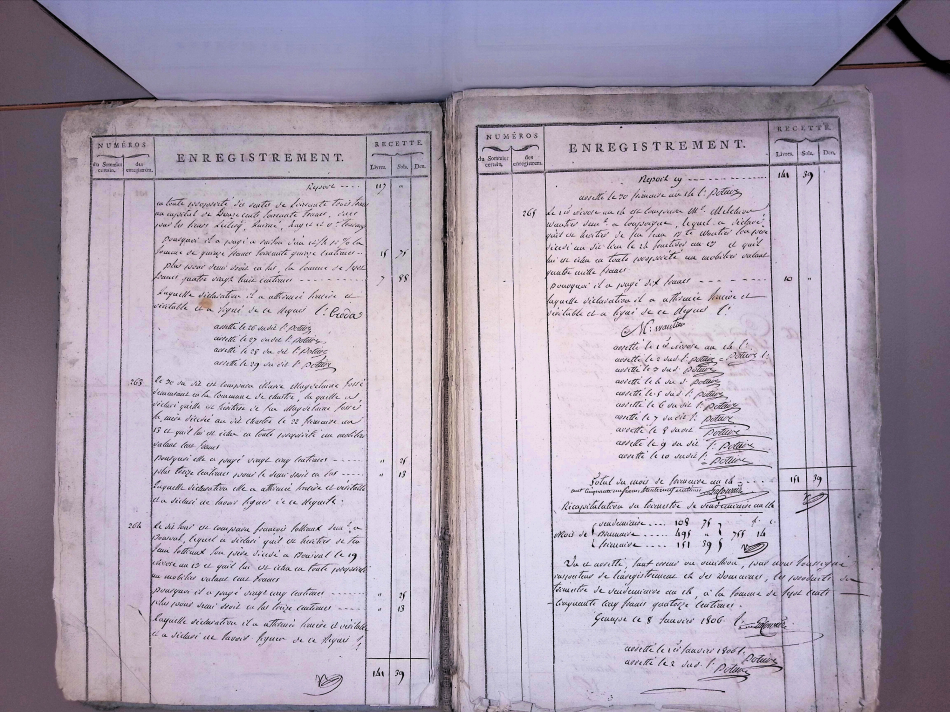
#> input picture data/trials/img_0.jpg, 5696 x 4272 px (shown at 1/6 size)
$ jupyter execute --allow-errors exploration.ipynb
#> lines starting #> are read from the running program, lines starting #| are printed output that depends on the picture; after the words box and inside, x2 and y2 are one past the last pixel; in counts of white or black regions, pixels touching at a corner belong together
#> further down, image is the input picture: shape (4272, 5696, 3); mean B, G, R 179.3, 161.4, 172.3
[cell 1]
import openai
import os
from PIL import Image
import cv2
import numpy as np
import pandas as pd
import matplotlib.pyplot as plt
path = os.path.dirname(os.getcwd()) # Parent directory

[cell 2]
api_key = "sk-proj-26nXuqhTwwYPeP1PJleOT3BlbkFJgDKsQLeG7EeHUvh6sm2A"

#> (a cell that did not finish here is left out)

# Preprocessing

I found that preprocessing enhances the performance -- including, grayscaling, cropping.
Also we can try few-shot learning with some data I found.

[cell 4]
def crop_image(image):
    gray = cv2.cvtColor(image, cv2.COLOR_BGR2GRAY)  # Convert the image to grayscale
    blurred = cv2.GaussianBlur(gray, (35, 35), 0)  # Apply Gaussian blur to the image to reduce noise

    alpha = 1.9  # Contrast control (1.0-3.0)
    beta = 20  # Brightness control (0-100)
    contrasted = cv2.convertScaleAbs(blurred, alpha=alpha, beta=beta)
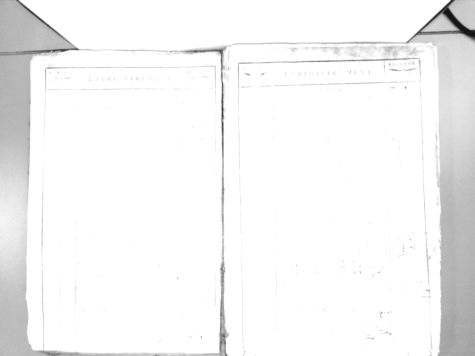
#> contrasted: shape (4272, 5696) (shown at 1/12 size); min 22, max 255, mean 244.2

    edges = cv2.Canny(contrasted, 29, 29)  # Use Canny edge detection to find edges in the image
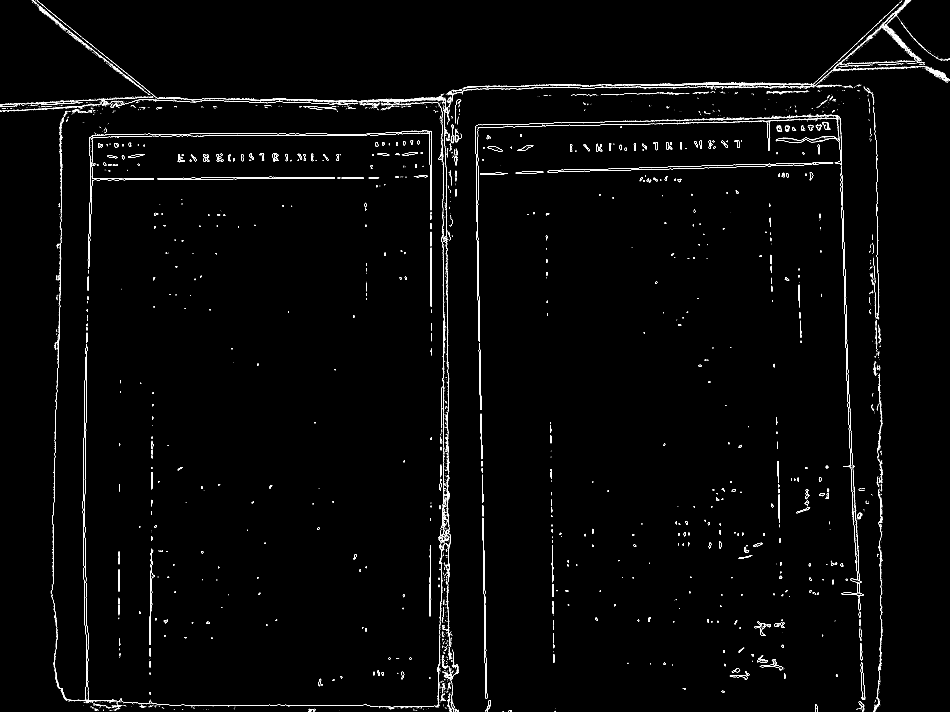
#> edges: shape (4272, 5696) (shown at 1/6 size); 0.64% white in thin lines or dots

    lines = cv2.HoughLinesP(edges, 1, np.pi/180, 500, minLineLength=2000, maxLineGap=500)  # Use Hough Line Transform to find lines in the image
#> lines = [[2851, 516, 2916, 4262], [2876, 2049, 2915, 4265], [2662, 4229, 2662, 563], [2661, 4230, 2661, 592], [501, 3349, 554, 299], [5069, 1877, 5190, 4195], [2660, 4232, 2660, 568], [2866, 1331, 2903, 3466], [2659, 4241, 2659, 563]]

    min_x, min_y = image.shape[1], image.shape[0]
    max_x, max_y = 0, 0

    try:
        for line in lines:
            x1, y1, x2, y2 = line[0]
            cv2.rectangle(image, (x1, y1), (x2, y2), (0, 255, 0), 2)

            # Update the smallest and largest x and y values
            min_x, min_y = min(min_x, x1, x2), min(min_y, y1, y2)
            max_x, max_y = max(max_x, x1, x2), max(max_y, y1, y2)
#> this loop made 9 passes
#> (x1, y1, x2, y2, min_x, min_y, max_x, max_y) on passes 1 to 8: (2851, 516, 2916, 4262, 2851, 516, 2916, 4262), (2876, 2049, 2915, 4265, 2851, 516, 2916, 4265), (2662, 4229, 2662, 563, 2662, 516, 2916, 4265), (2661, 4230, 2661, 592, 2661, 516, 2916, 4265), (501, 3349, 554, 299, 501, 299, 2916, 4265), (5069, 1877, 5190, 4195, 501, 299, 5190, 4265), (2660, 4232, 2660, 568, 501, 299, 5190, 4265), (2866, 1331, 2903, 3466, 501, 299, 5190, 4265)

        # Crop the image vertically and horizontally
        cropped = image[min_y:max_y, min_x:max_x]
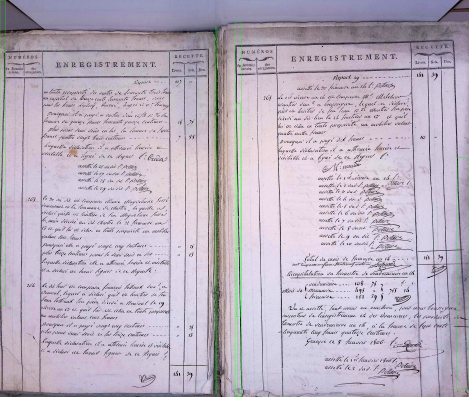
#> cropped: shape (3966, 4689, 3) (shown at 1/10 size); mean B, G, R 192.4, 177.2, 187

        height, width = cropped.shape[:2]

        # Crop the image into halves
        middle_line_x = width // 2

        left_half = cropped[:, :middle_line_x]
        right_half = cropped[:, middle_line_x:]

        # Save each half as a separate file
        cv2.imwrite(path+'/data/trials/left_half.jpg', left_half)
        cv2.imwrite(path+'/data/trials/right_half.jpg', right_half)

        print("[INFO] Crop and splitting done!")
        return cropped

    except Exception as e:
        print(f"[INFO] No crop possible! Error: {str(e)}")
        return image

[cell 5]
image_path = path+'/data/trials/img_0.jpg'
image=cv2.imread(image_path)
crop_image(image)

[cell 6]
left = cv2.imread(path+'/data/trials/left_half.jpg')
right = cv2.imread(path+'/data/trials/right_half.jpg')

[cell 7]
left_grey = cv2.cvtColor(left, cv2.COLOR_BGR2GRAY)
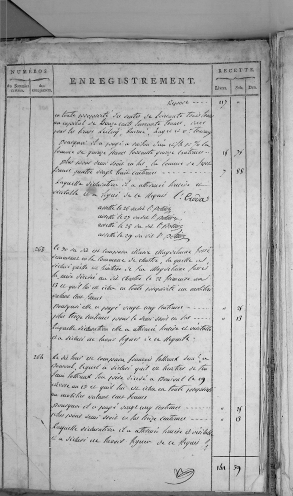
#> left_grey: shape (3966, 2344) (shown at 1/8 size); min 0, max 254, mean 178.3

# Apply a binary threshold to get a black-and-white effect
_, left_binary = cv2.threshold(left_grey, 120, 255, cv2.THRESH_BINARY)
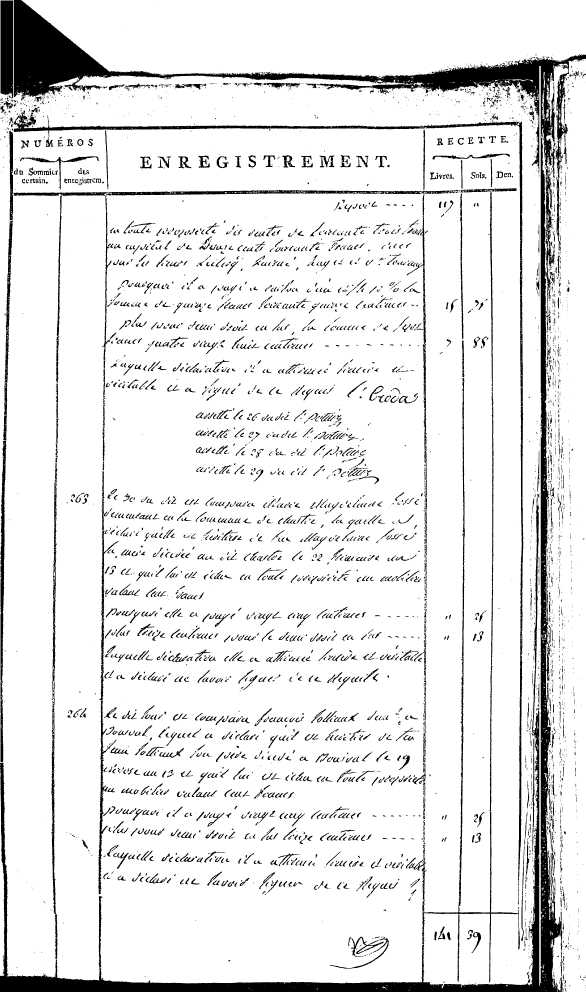
#> left_binary: shape (3966, 2344) (shown at 1/4 size); 90.1% white; 5685 black regions (3254 under 20 px), largest, box (x1, y1, x2, y2) and area: (0, 0, 2344, 3966) 386023, (55, 442, 2079, 546) 24485, (2067, 486, 2093, 3619) 22726

# # Display the binary image
plt.figure(figsize=(10, 10))
plt.title('Binary Image (Left)')
plt.imshow(left_binary, cmap='gray')
plt.axis('off')
plt.show()

left_bin = cv2.imwrite('/data/trials/left_bin.jpg', left_binary)

[cell 8]
right_grey = cv2.cvtColor(right, cv2.COLOR_BGR2GRAY)
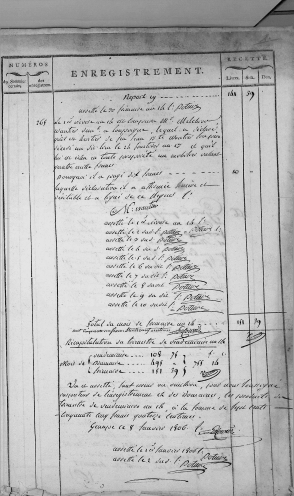
#> right_grey: shape (3966, 2345) (shown at 1/8 size); min 0, max 254, mean 185.5

# Apply a binary threshold to get a black-and-white effect
_, right_binary = cv2.threshold(right_grey, 120, 255, cv2.THRESH_BINARY)
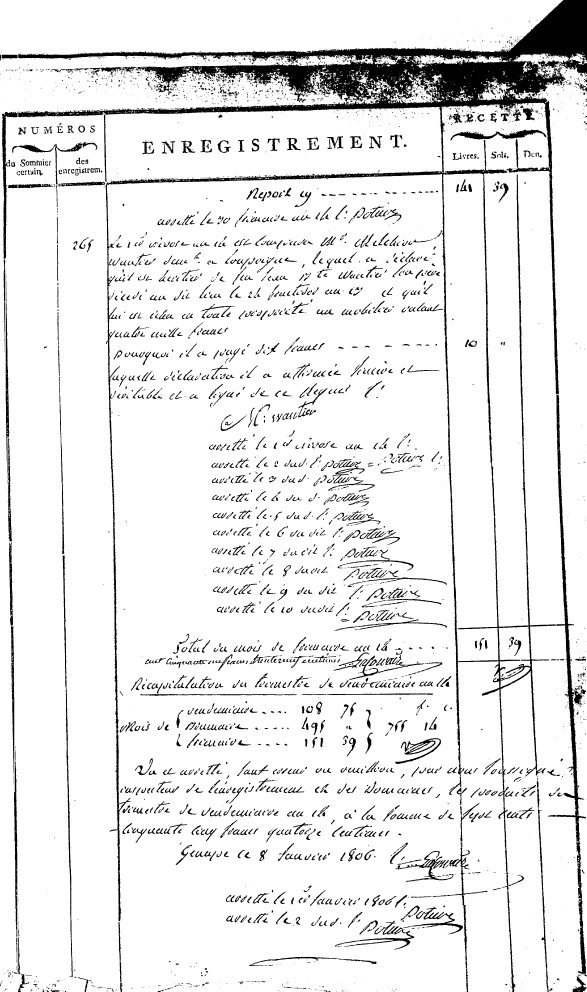
#> right_binary: shape (3966, 2345) (shown at 1/4 size); 91.2% white; 4542 black regions (2685 under 20 px), largest, box (x1, y1, x2, y2) and area: (72, 0, 2345, 3685) 380387, (2226, 1580, 2344, 3895) 32002, (250, 2221, 292, 3908) 7817

# # Display the binary image
plt.figure(figsize=(10, 10))
plt.title('Binary Image (Right)')
plt.imshow(right_binary, cmap='gray')
plt.axis('off')
plt.show()

right_bin = cv2.imwrite('/data/trials/right_bin.jpg', right_binary)

$ run again, with data/trials/img_1.jpg copied over data/trials/img_0.jpg
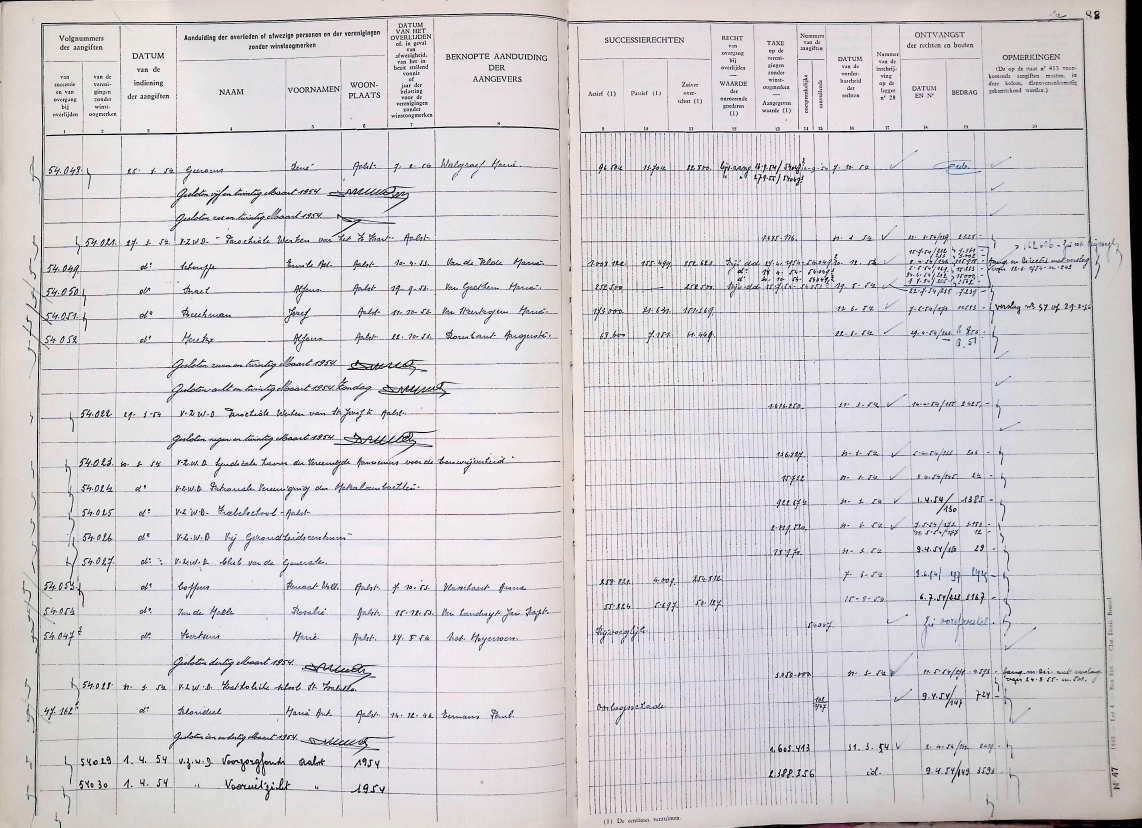
#> input picture data/trials/img_1.jpg, 3426 x 2483 px (shown at 1/3 size)
#> image is the input picture: shape (2483, 3426, 3); mean B, G, R 211.7, 208.5, 211.9
#> in crop_image, `contrasted = cv2.convertScaleAbs(blurred, alpha=alpha, beta=beta)`:
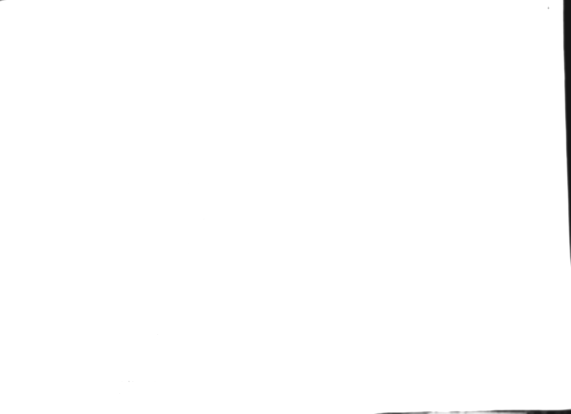
#> contrasted: shape (2483, 3426) (shown at 1/6 size); min 22, max 255, mean 253.5
#> in crop_image, `edges = cv2.Canny(contrasted, 29, 29)`:
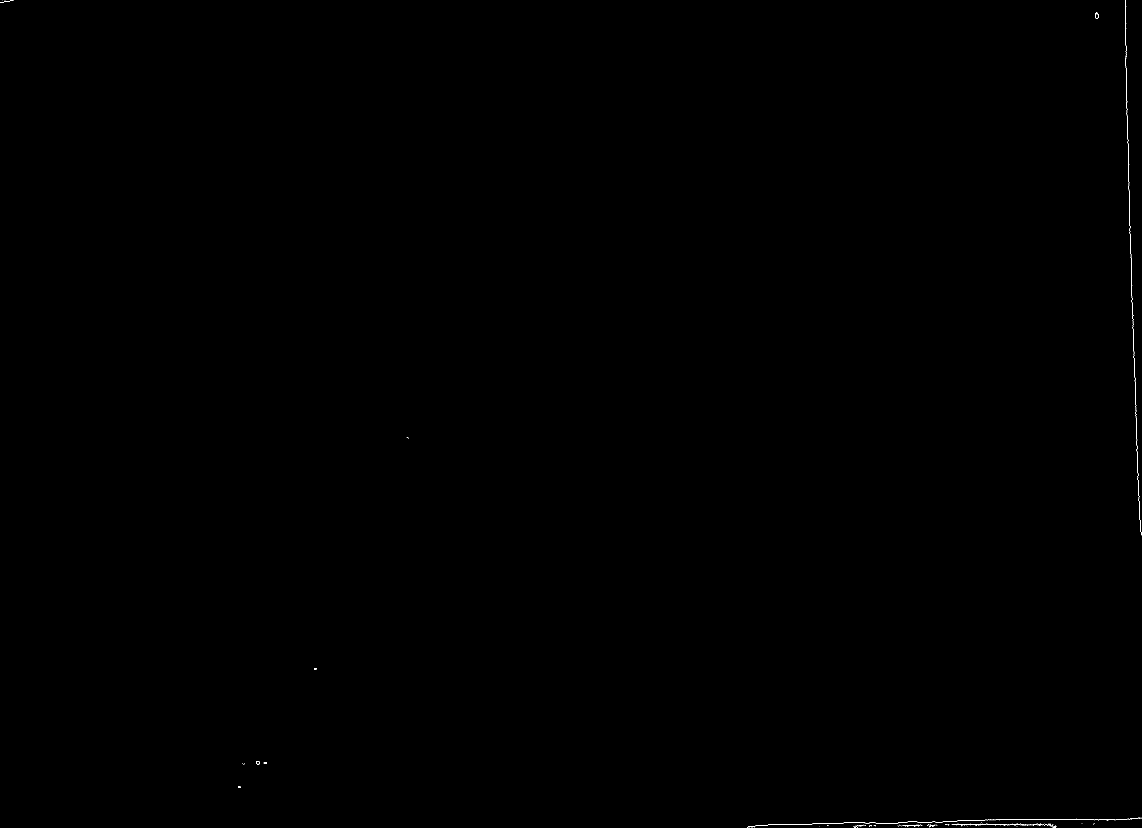
#> edges: shape (2483, 3426) (shown at 1/3 size); 0.04% white in thin lines or dots
#> lines = None
#| [INFO] No crop possible! Error: 'NoneType' object is not iterable

$ run again, with data/trials/left_half.jpg copied over data/trials/img_0.jpg
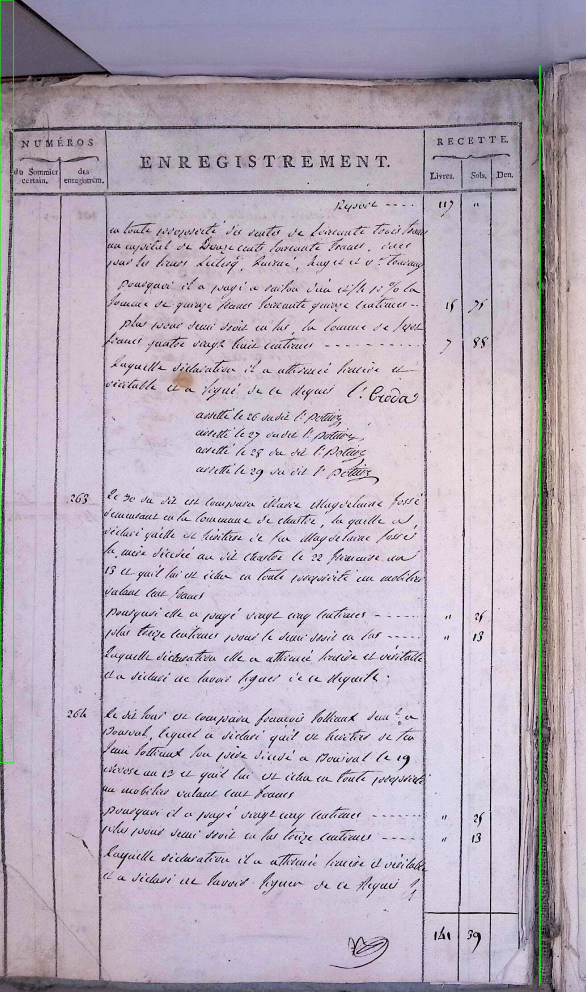
#> input picture data/trials/left_half.jpg, 2344 x 3966 px (shown at 1/4 size)
#> image is the input picture: shape (3966, 2344, 3); mean B, G, R 187.9, 173.5, 184.2
#> in crop_image, `edges = cv2.Canny(contrasted, 29, 29)`:
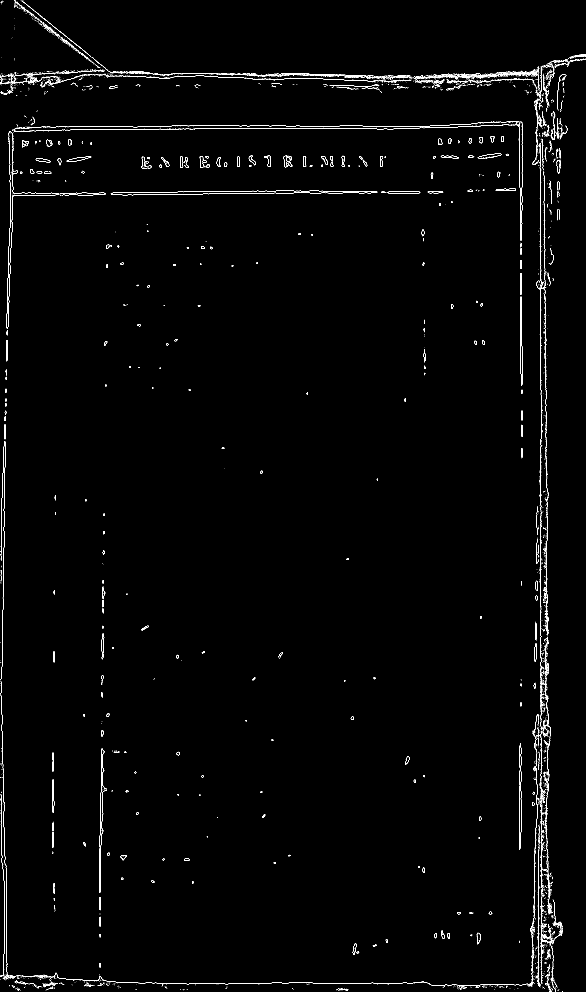
#> edges: shape (3966, 2344) (shown at 1/4 size); 0.72% white in thin lines or dots
#> lines = [[2163, 3937, 2163, 267], [2162, 3421, 2162, 383], [2166, 3927, 2166, 268], [2164, 3934, 2164, 266], [2161, 3196, 2161, 278]]
#> the loop in crop_image, `for line in lines:` made 5 passes
#> (x1, y1, x2, y2, min_x, min_y, max_x) on passes 1 to 5: (2163, 3937, 2163, 267, 2163, 267, 2163), (2162, 3421, 2162, 383, 2162, 267, 2163), (2166, 3927, 2166, 268, 2162, 267, 2166), (2164, 3934, 2164, 266, 2162, 266, 2166), (2161, 3196, 2161, 278, 2161, 266, 2166)
#> left_grey = 3671 pairs, first value 80 to 155, second value 145 to 156
#> left_binary = 3671 pairs, first value 0 to 255, second value 255 to 255
#> `plt.show()`:
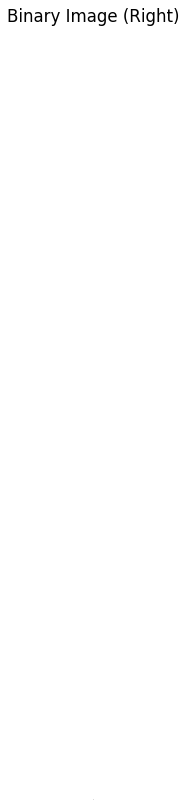
#> figure drawn by matplotlib, 1 panel
